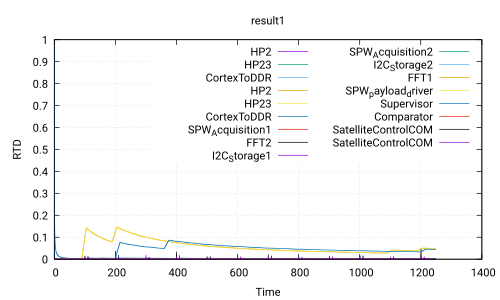

Write the gnuplot code that produced this figure.
 set title 'result1'
 set ylabel 'RTD'
 set xlabel 'Time'
 set grid
 set term pdf
 set output 'Use_case_DoubleCamera_Safety.ATIPPIC.executable360.0_100.0.pdf'
 plot 'Use_case_DoubleCamera_Safety.ATIPPIC.executable360.0_100.0.csv' using 1:2 with lines title 'HP2','Use_case_DoubleCamera_Safety.ATIPPIC.executable360.0_100.0.csv' using 1:3 with lines title 'HP23','Use_case_DoubleCamera_Safety.ATIPPIC.executable360.0_100.0.csv' using 1:4 with lines title 'CortexToDDR','Use_case_DoubleCamera_Safety.ATIPPIC.executable360.0_100.0.csv' using 1:5 with lines title 'HP2','Use_case_DoubleCamera_Safety.ATIPPIC.executable360.0_100.0.csv' using 1:6 with lines title 'HP23','Use_case_DoubleCamera_Safety.ATIPPIC.executable360.0_100.0.csv' using 1:7 with lines title 'CortexToDDR','Use_case_DoubleCamera_Safety.ATIPPIC.executable360.0_100.0.csv' using 1:8 with lines title 'SPW_Acquisition1','Use_case_DoubleCamera_Safety.ATIPPIC.executable360.0_100.0.csv' using 1:9 with lines title 'FFT2','Use_case_DoubleCamera_Safety.ATIPPIC.executable360.0_100.0.csv' using 1:10 with lines title 'I2C_Storage1','Use_case_DoubleCamera_Safety.ATIPPIC.executable360.0_100.0.csv' using 1:11 with lines title 'SPW_Acquisition2','Use_case_DoubleCamera_Safety.ATIPPIC.executable360.0_100.0.csv' using 1:12 with lines title 'I2C_Storage2','Use_case_DoubleCamera_Safety.ATIPPIC.executable360.0_100.0.csv' using 1:13 with lines title 'FFT1','Use_case_DoubleCamera_Safety.ATIPPIC.executable360.0_100.0.csv' using 1:14 with lines title 'SPW_payload_driver','Use_case_DoubleCamera_Safety.ATIPPIC.executable360.0_100.0.csv' using 1:15 with lines title 'Supervisor','Use_case_DoubleCamera_Safety.ATIPPIC.executable360.0_100.0.csv' using 1:16 with lines title 'Comparator','Use_case_DoubleCamera_Safety.ATIPPIC.executable360.0_100.0.csv' using 1:17 with lines title 'SatelliteControlCOM','Use_case_DoubleCamera_Safety.ATIPPIC.executable360.0_100.0.csv' using 1:18 with lines title 'SatelliteControlCOM'
